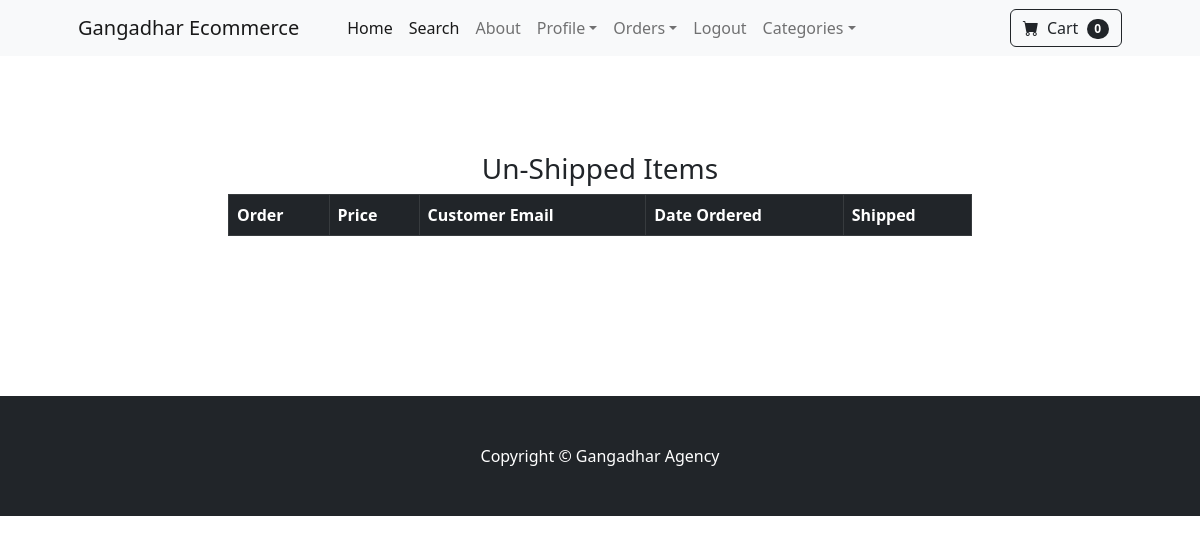
Page /payment/not_shipped_dash (signed in) on the earlier database version.
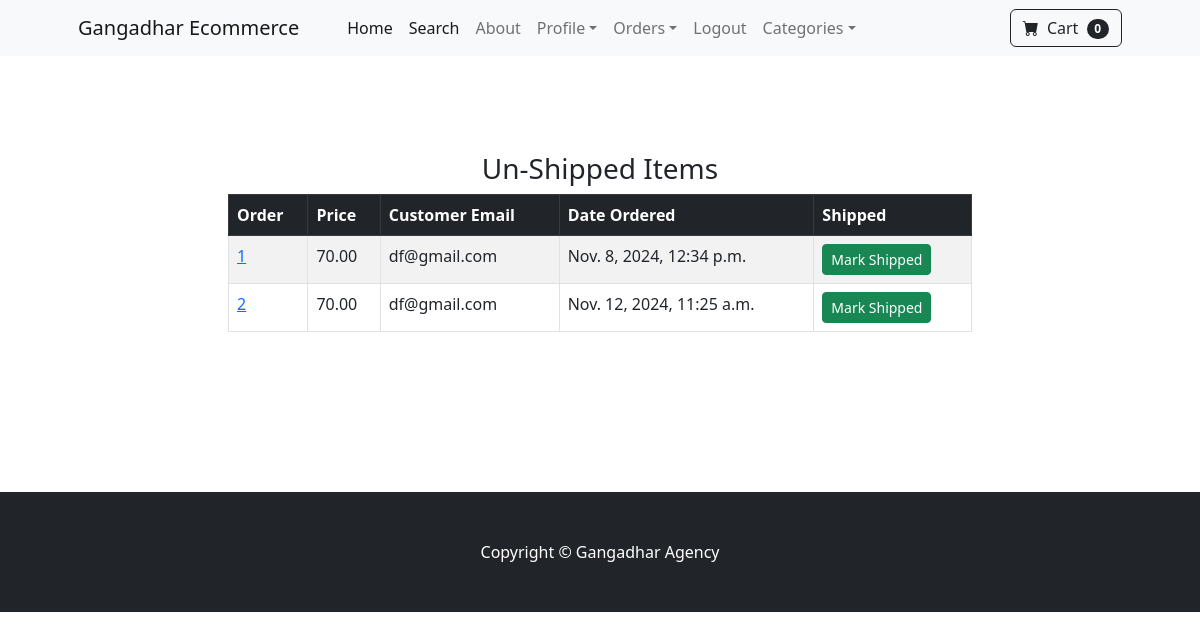
Same page on the later database version.
### payment/models.py (models this page shows, shortened)
class Order(models.Model):
    user=models.ForeignKey(User,on_delete=models.CASCADE,null=True,blank=True)
    full_name=models.CharField(max_length=250)
    email=models.CharField(max_length=250)
    shipping_address=models.CharField(max_length=15000)
    amount_paid=models.DecimalField(max_digits=7,decimal_places=2)
    date_ordered=models.DateTimeField(auto_now_add=True)
    shipped=models.BooleanField(default=False)
    date_shipped=models.DateTimeField(blank=True,null=True)

### payment/views.py (the view, shortened to what this page needs)
# urls.py: path('not_shipped_dash',views.not_shipped_dash,name='not_shipped_dash'),
def not_shipped_dash(request):
    if request.user.is_authenticated and request.user.is_superuser:
        orders=Order.objects.filter(shipped=False)
        return render(request,"payment/not_shipped_dash.html",{"orders":orders})
    else:
        messages.success(request,"Access Denied")
        return redirect('home')

### cart/cart.py (called while the page is built)
    def __len__(self):
        return len(self.cart)

### cart/context_processors.py (called while the page is built)
def cart(request):
    return {'cart':Cart(request)}

### payment/templates/payment/not_shipped_dash.html (shortened to what this page needs)
{% extends 'base.html' %}
{% block content %}
<div class="container">
   <div class="row">
       <center>
        <div class="col-8">
            <br/><br/>
            <br/><br/>
            <h3>Un-Shipped Items</h3>
         <table class="table table-striped table-hover table-bordered">
            <thead class="table-dark">
              <tr>
                <th scope="col">Order</th>
                <th scope="col">Price</th>
                <th scope="col">Customer Email</th>
                <th scope="col">Date Ordered</th>
                <th scope="col">Shipped</th>
              </tr>
            </thead>
            <tbody>
             {% for item in orders  %}
              <tr>
                <td> <a href="{% url 'orders' item.id%}">{{item.id}}</a></td>
                <td>{{item.amount_paid}}</td>
                <td>{{item.email}}</td>
                <td>{{item.date_ordered}}</td>
                <td>
                    <form method="POST">
                        <button type="Submit" class="btn btn-success btn-sm">Mark Shipped</button>
                    </form>
                </td>
              </tr>
              {% endfor %}
            </tbody>
          </table>
          <br/><br/>
          <br/><br/>
          <br/><br/>
        </div>
       </center>
   </div>
</div>
{% endblock %}

Differences in the rows shown:
now on this page (row edited): Order: id "1", amount_paid "70.00", email "df@gmail.com", date_ordered "Nov. 8, 2024, 12:34 p.m."
now on this page (row edited): Order: id "2", amount_paid "70.00", email "df@gmail.com", date_ordered "Nov. 12, 2024, 11:25 a.m."
